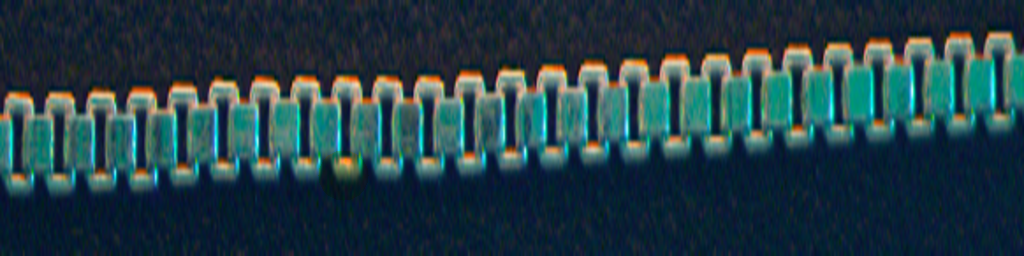
#> input picture dataset/test/synthetic/Chain1-gold_color.png, 1024 x 256 px, given as the content of the folder dataset/train/good, which was not available
$ python generate_synthetic_defects.py
#> lines starting #> are read from the running program, lines starting #| are printed output that depends on the picture; after the words box and inside, x2 and y2 are one past the last pixel; in counts of white or black regions, pixels touching at a corner belong together; pictures that were not available may be replaced by others from this repository, and a replacement may not be noted
#> in generate_dataset, pil_img is the input picture: shape (256, 1024, 3); mean B, G, R 70, 62, 36.1
### src/segmentation.py
import cv2
import numpy as np
from PIL import Image

def segment_jewelry(image):
    """
    Segments jewelry from the background using multiple techniques.
    Returns the masked image with background removed (set to black) and the mask.

    Args:
        image: PIL Image in RGB format

    Returns:
        masked_image: PIL Image with background removed
        mask: Binary mask (numpy array) where 1=jewelry, 0=background
    """
    # Convert to numpy array
    img_array = np.array(image)

    # Convert to grayscale for processing
    gray = cv2.cvtColor(img_array, cv2.COLOR_RGB2GRAY)
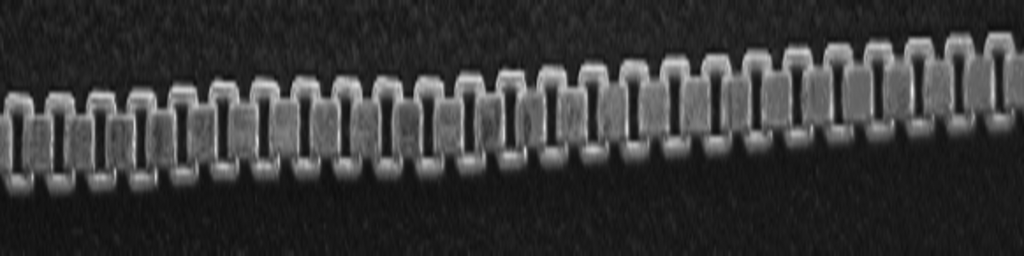
#> gray: shape (256, 1024); min 14, max 231, mean 55.2

    # Method 1: Adaptive thresholding (works well for metallic jewelry)
    blur = cv2.GaussianBlur(gray, (5, 5), 0)
    _, thresh1 = cv2.threshold(blur, 0, 255, cv2.THRESH_BINARY + cv2.THRESH_OTSU)
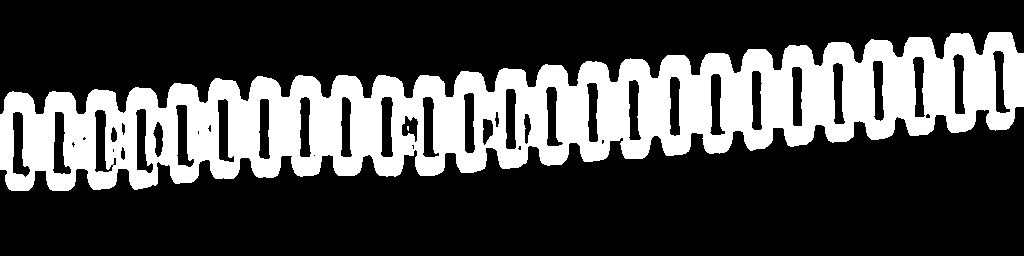
#> thresh1: shape (256, 1024); 28.3% white; 2 white regions (1 under 20 px), largest, box (x1, y1, x2, y2) and area: (0, 32, 1024, 191) 74207

    # Method 2: Edge-based segmentation
    edges = cv2.Canny(blur, 50, 150)
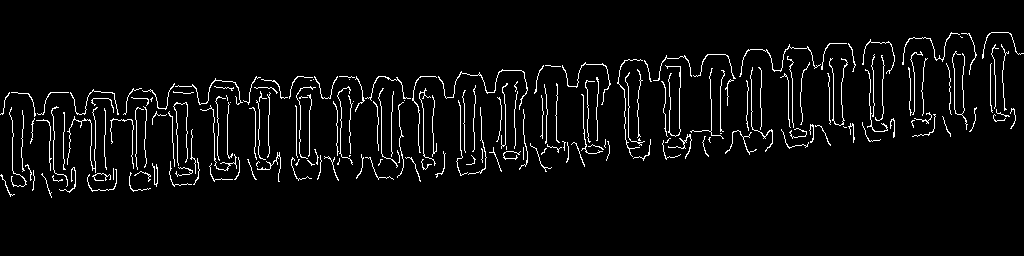
#> edges: shape (256, 1024); 4% white in thin lines or dots, all inside (x1, y1, x2, y2) = (0, 32, 1024, 198)

    # Dilate edges to create connected regions
    kernel = np.ones((5, 5), np.uint8)
    dilated = cv2.dilate(edges, kernel, iterations=2)
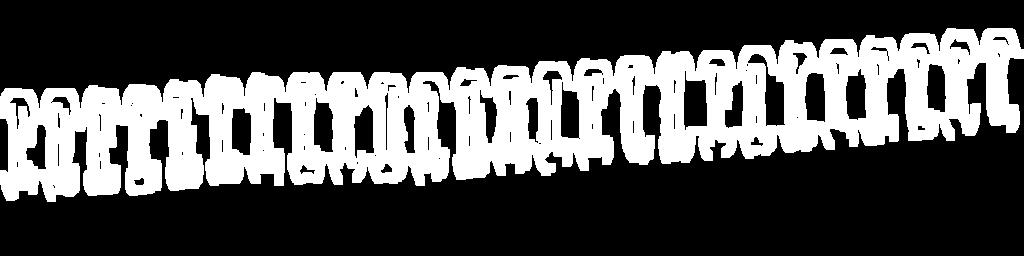
#> dilated: shape (256, 1024); 32.6% white; 1 white region

    # Find contours
    contours, _ = cv2.findContours(dilated, cv2.RETR_EXTERNAL, cv2.CHAIN_APPROX_SIMPLE)
#> contours = 1 contour; box (x1, y1, x2, y2) and area: (0, 28, 1024, 202) 94728

    # Create mask
    mask = np.zeros(gray.shape, dtype=np.uint8)

    if contours:
        # Sort contours by area (largest first)
        contours = sorted(contours, key=cv2.contourArea, reverse=True)

        # Keep all significant contours (area > 0.5% of total area)
        total_area = gray.shape[0] * gray.shape[1]
#> total_area = 262144
        min_area_thresh = 0.005 * total_area
#> min_area_thresh = 1310.7

        significant_contours = [cnt for cnt in contours if cv2.contourArea(cnt) > min_area_thresh]
#> significant_contours has the same summary as contours

        if significant_contours:
            cv2.drawContours(mask, significant_contours, -1, 255, -1)
#> mask: shape (256, 1024); 37.1% white; 1 white region, box (x1, y1, x2, y2) and area: (0, 28, 1024, 202) 97352
        else:
            # Fallback: if no significant contours, just take the largest one
            cv2.drawContours(mask, [contours[0]], -1, 255, -1)
    else:
        # Fallback: use threshold-based mask
        mask = thresh1

    # Morphological operations to clean up the mask
    mask = cv2.morphologyEx(mask, cv2.MORPH_CLOSE, kernel, iterations=3)
#> mask: shape (256, 1024); 40% white; 1 white region, box (x1, y1, x2, y2) and area: (0, 28, 1024, 202) 104749
    mask = cv2.morphologyEx(mask, cv2.MORPH_OPEN, kernel, iterations=2)

    # Apply Gaussian blur to smooth mask edges
    mask = cv2.GaussianBlur(mask, (7, 7), 0)
    _, mask = cv2.threshold(mask, 127, 255, cv2.THRESH_BINARY)
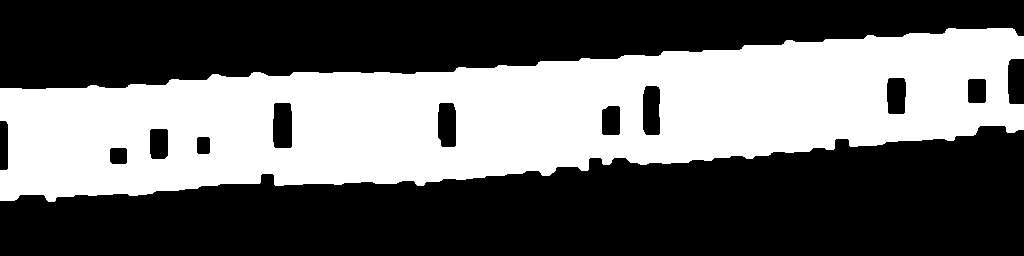
#> mask: shape (256, 1024); 40% white; 1 white region, box (x1, y1, x2, y2) and area: (0, 28, 1024, 202) 104785

    # Apply mask to original image
    masked_array = img_array.copy()
    for c in range(3):  # Apply to all RGB channels
        masked_array[:, :, c] = cv2.bitwise_and(img_array[:, :, c], mask)
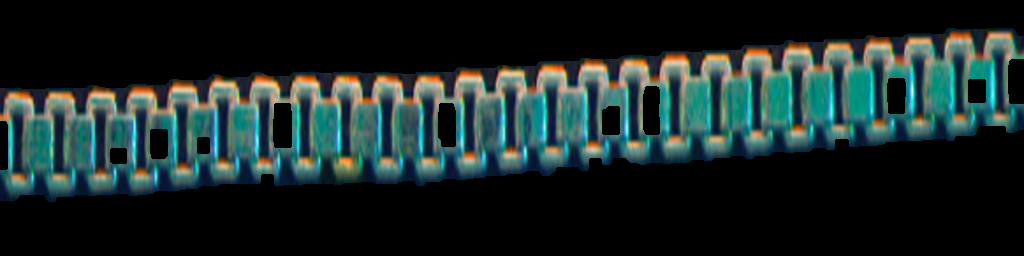
#> masked_array: shape (256, 1024, 3); mean R, G, B 26.4, 40.7, 39.3

    # Convert back to PIL Image
    masked_image = Image.fromarray(masked_array)

    # Normalize mask to 0-1 for easier use
    mask_normalized = (mask / 255.0).astype(np.float32)

    return masked_image, mask_normalized

# [14 lines left out: function apply_mask_to_anomaly_map, not called in this run]

### generate_synthetic_defects.py
import cv2
import numpy as np
import os
import glob
import random
from src.segmentation import segment_jewelry

def create_cut_defect(image, mask):
    """Simulates a cut/break by drawing a line through the chain."""
    img = image.copy()
    H, W = img.shape[:2]

    # improved logic: Find chain region from mask
    y_idxs, x_idxs = np.where(mask > 0)
    if len(y_idxs) == 0: return img

    # Pick a random point on the chain
    idx = random.randint(0, len(y_idxs)-1)
    cx, cy = x_idxs[idx], y_idxs[idx]

    # Draw a line (black/background color)
    angle = random.uniform(0, 360)
    length = random.randint(10, 30)
    thickness = random.randint(2, 5)

    x2 = int(cx + length * np.cos(np.radians(angle)))
    y2 = int(cy + length * np.sin(np.radians(angle)))
    x1 = int(cx - length * np.cos(np.radians(angle)))
    y1 = int(cy - length * np.sin(np.radians(angle)))

    # Color: Average background color or just black
    # Sample background color
    bg_mask = (mask == 0)
    if bg_mask.sum() > 0:
        bg_color = img[bg_mask].mean(axis=0).astype(int).tolist()
    else:
        bg_color = (0, 0, 0)

    cv2.line(img, (x1, y1), (x2, y2), bg_color, thickness)
    return img

def create_dent_defect(image, mask):
    """Simulates a dent by warping a small region."""
    # Simplified: Draw a dark spot or small distortion
    img = image.copy()
    y_idxs, x_idxs = np.where(mask > 0)
    if len(y_idxs) == 0: return img

    idx = random.randint(0, len(y_idxs)-1)
    cx, cy = x_idxs[idx], y_idxs[idx]

    radius = random.randint(5, 15)

    # Darken region to simulate dent shadow
    # Create circular mask
    Y, X = np.ogrid[:img.shape[0], :img.shape[1]]
    dist = np.sqrt((X - cx)**2 + (Y-cy)**2)
    dent_mask = dist <= radius

    img[dent_mask] = (img[dent_mask] * 0.6).astype(np.uint8) # Darken
    return img

def create_color_defect(image, mask):
    """Simulates discoloration (copper/rust spot)."""
    img = image.copy()
    y_idxs, x_idxs = np.where(mask > 0)
    if len(y_idxs) == 0: return img

    idx = random.randint(0, len(y_idxs)-1)
    cx, cy = x_idxs[idx], y_idxs[idx]

    radius = random.randint(10, 25)

    Y, X = np.ogrid[:img.shape[0], :img.shape[1]]
    dist = np.sqrt((X - cx)**2 + (Y-cy)**2)
    spot_mask = dist <= radius

    # Add reddish/copper tint
    # BGR -> increase R, decrease B
    if spot_mask.sum() > 0:
        region = img[spot_mask].astype(float)
        region[:, 2] *= 1.3 # R
        region[:, 0] *= 0.7 # B
        np.clip(region, 0, 255, out=region)
        img[spot_mask] = region.astype(np.uint8)

    return img

def create_joint_defect(image, mask):
    """Simulates an open joint (thin tiny gap)."""
    img = image.copy()
    y_idxs, x_idxs = np.where(mask > 0)
    if len(y_idxs) == 0: return img

    idx = random.randint(0, len(y_idxs)-1)
    cx, cy = x_idxs[idx], y_idxs[idx]

    # Very thin short line
    angle = random.uniform(0, 360)
    length = random.randint(5, 10)
    thickness = 1

    x2 = int(cx + length * np.cos(np.radians(angle)))
    y2 = int(cy + length * np.sin(np.radians(angle)))

    cv2.line(img, (cx, cy), (x2, y2), (0,0,0), thickness)
    return img

def generate_dataset():
    source_dir = "dataset/train/good"
    output_dir = "dataset/test/synthetic"

    if not os.path.exists(output_dir):
        os.makedirs(output_dir)

    defect_types = {
        "cut": create_cut_defect,
        "dent": create_dent_defect,
        "color": create_color_defect,
        "joint": create_joint_defect
    }

    image_paths = glob.glob(os.path.join(source_dir, "*.png")) + glob.glob(os.path.join(source_dir, "*.jpg"))
    # Use 10-20 images base
    image_paths = image_paths[:20]

    count = 0
    print("Generating synthetic defects...")

    for img_path in image_paths:
        base_name = os.path.splitext(os.path.basename(img_path))[0]
        try:
            pil_img = cv2.imread(img_path) # BGR
            if pil_img is None: continue

            # Get Mask for placement
            # segment_jewelry expects PIL RGB
            # Convert for segmentation
            pil_rgb = cv2.cvtColor(pil_img, cv2.COLOR_BGR2RGB)
            from PIL import Image
            pil_obj = Image.fromarray(pil_rgb)
            _, mask_obj = segment_jewelry(pil_obj)
            mask = mask_obj # numpy array

            # Generate one of each defect type per image
            for d_name, d_func in defect_types.items():
                syn_img = d_func(pil_img, mask)
                full_name = f"{base_name}_{d_name}.png"
                cv2.imwrite(os.path.join(output_dir, full_name), syn_img)
                count += 1
#> this loop made 4 passes
#> pass 2, in create_dent_defect, `dent_mask = dist <= radius`:
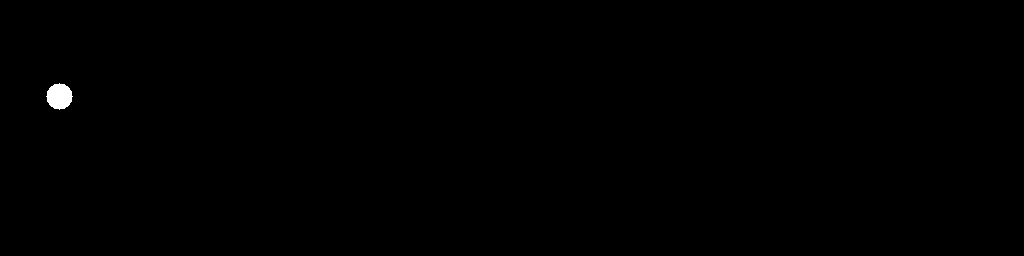
#> dent_mask: shape (256, 1024) bool; 0.2% white; 1 white region, box (x1, y1, x2, y2) and area: (46, 83, 73, 110) 529
#> after the loop, count = 4

        except Exception as e:
            print(f"Error processing {img_path}: {e}")

    print(f"Generated {count} synthetic test images in {output_dir}")
#| Generated 4 synthetic test images in dataset/test/synthetic

if __name__ == "__main__":
    generate_dataset()
